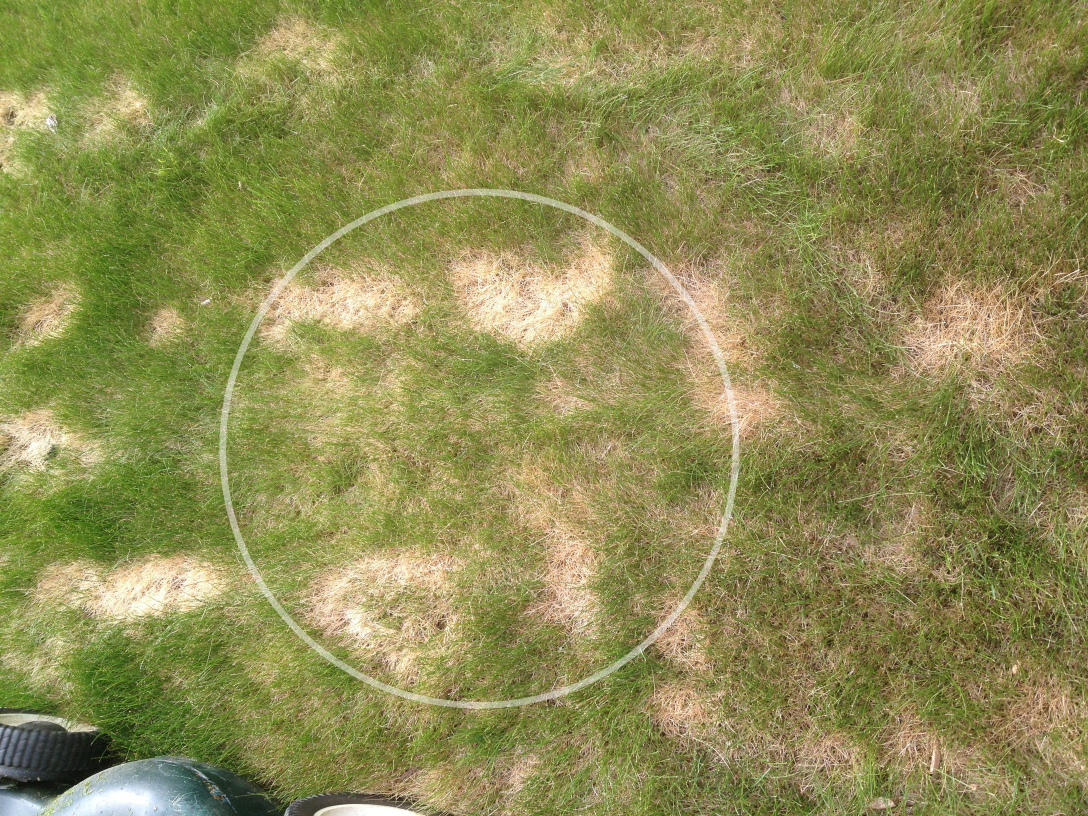
//> input picture igvc/src/line_detector/testlines.jpg, 3264 x 2448 px (shown at 1/3 size)
$ ./test_line_detector testlines.jpg   (built with g++ and OpenCV 4)
//> lines starting //> are read from the running program, lines starting //| are printed output that depends on the picture; after the words box and inside, x2 and y2 are one past the last pixel; in counts of white or black regions, pixels touching at a corner belong together
//
// Created by thaeds on 8/10/15.
//

// Compile with:
// g++ `pkg-config --cflags opencv` -o test_line_detector test_line_detector.cpp `pkg-config --libs opencv` -std=c++11

#include <opencv2/opencv.hpp>
#include "opencv2/highgui/highgui.hpp"
#include "opencv2/imgproc/imgproc.hpp"
#include <iostream>
#include <vector>

#define KERNAL_COUNT 8

using namespace std;
using namespace cv;

void DetectLines(int lineThickness, int lineLength, int lineAnchor, int lineContinue);
void WhitenessFilter(Mat& hsv_image, Mat& result);
void MultiplyByComplements(Mat* images, Mat* complements, Mat* results);
void initLineDetection();

// 4 sliders
    // line thickness in pixels
const int lineThickness_slider_max = 255;
int lineThickness;
    // line threshold to be a start
const int lineAnchor_slider_max = 255;
int lineAnchor;
    // line threshold to continue
const int lineContinue_slider_max = 255;
int lineContinue;
    // line length minimum to consider
const int lineLength_slider_max = 255;
int lineLength;

const char* windowName = "LineDetection";
char* filename = nullptr;

Mat src_img;
Mat dst_img;
Mat kernels[KERNAL_COUNT];
Mat kernelComplements[KERNAL_COUNT];
Mat working;
Mat kernelResults[KERNAL_COUNT];
Mat complementResults[KERNAL_COUNT];

void SliderCallback(int, void*) {
    //cerr << "LineThickness: " << lineThickness << " LineLength: " << lineLength << " LineAnchor: " << lineAnchor << " LineContinue: " << lineContinue << endl;
    //cerr << "Calling DetectLines" << endl;
    DetectLines(lineThickness, lineLength, lineAnchor, lineContinue);
    //cerr << "DetectLines returned" << endl;
    imshow(windowName, dst_img);
}

int main(int argc, char* argv[]) {
    if(argc != 2) {cerr << "ERROR, 1 argument expected, the file path of an image" << endl; return -1;}
    src_img = imread(argv[1]);
//> src_img is the input picture: 2448 rows x 3264 cols, CV_8UC3; mean B, G, R 84.2, 141.2, 143.2
    if(!src_img.data) {cerr << "ERROR, unable to load image: " << argv[1] << endl; return -1;}
    filename = argv[1];
//> filename = "testlines.jpg"

    initLineDetection();

    // Create the window
    namedWindow(windowName, WINDOW_NORMAL);

    // Add the sliders
    createTrackbar("Line Thickness (pixels)", windowName, &lineThickness, lineThickness_slider_max, SliderCallback);
    createTrackbar("Line Length Minimum (pixels)", windowName, &lineLength, lineLength_slider_max, SliderCallback);
    createTrackbar("Line Anchor Threshold (pixel value)", windowName, &lineAnchor, lineAnchor_slider_max, SliderCallback);
    createTrackbar("Line Continue Threshold (pixel value)", windowName, &lineContinue, lineContinue_slider_max, SliderCallback);

    // Callback to show original image
    //cerr << "Calling callback" << endl;
    SliderCallback(0, nullptr);

    // Exit on keypress
    while(waitKey(0) != 27);
    return 0;
}

void initLineDetection() {
    //cerr << "DetectLines::Initing" << endl;
    lineThickness = 20;
    lineAnchor = 1;
    lineContinue = 20;
    lineLength = 1;
    float karray[3][9][9] = {
            {
                    {-1,   -1,   -1,   -1,   -1,   -1,   -1,   -1, -1},
                    {-1,   -1,   -1,   -1,   -1,   -1,   -1, -1, -1},
                    {-1,   -1,   -1,   -1,   -1,   -1, -1, -1, -1},
                    {1,    1,    1,    1,    1, 1, 1, 1, 1},
                    {1,    1,    1,    1, 1, 1, 1, 1, 1},
                    {1,    1,    1, 1, 1, 1, 1, 1, 1},
                    {0,    0, 0, 0, 0, 0, 0, 0, 0},
                    {0, 0, 0, 0, 0, 0, 0, 0, 0},
                    {0, 0, 0, 0, 0, 0, 0, 0, 0}
            },
                {
                        {-1,   -1,   -1,   -1,   -1,   -1,   -1,   -1, -1},
                        {-1,   -1,   -1,   -1,   -1,   -1,   -1, 0,  1},
                        {-1,   -1,   -1,   -1,   -1,   0,  1,  1,  1},
                        {-1,   -1,   -1,   0,    1, 1, 1, 1, 1},
                        {-1,   0,    1,    1, 1, 1, 1, .5, 0},
                        {1,    1,    1, 1, 1, .5, 0, 0, 0},
                        {1,    1, 1, .5, 0, 0, 0, 0, 0},
                        {1, .5, 0, 0, 0, 0, 0, 0, 0},
                        {0, 0, 0, 0, 0, 0, 0, 0, 0}
                },
            {
                    {-.89, -.89, -.89, -.89, -.89, -.89, -.89, 1,  1},
                    {-.89, -.89, -.89, -.89, -.89, -.89, 1,  1,  1},
                    {-.89, -.89, -.89, -.89, -.89, 1,  1,  1,  0},
                    {-.89, -.89, -.89, -.89, 1, 1, 1, 0, 0},
                    {-.89, -.89, -.89, 1, 1, 1, 0, 0, 0},
                    {-.89, -.89, 1, 1, 1, 0, 0, 0, 0},
                    {-.89, 1, 1, 1, 0, 0, 0, 0, 0},
                    {1, 1, 1, 0, 0, 0, 0, 0, 0},
                    {1, 1, 0, 0, 0, 0, 0, 0, 0}
            }
    };

    Mat kernel1(9, 9, CV_32FC1, karray[0]);
    kernel1 /= 27;
    Mat kernel2(9, 9, CV_32FC1, karray[1]);
    kernel2 /= 25;
    Mat kernel3(9, 9, CV_32FC1, karray[2]);
    kernel3 /= 25;

    Mat kernel4 = kernel2.t();
    Mat kernel5 = kernel1.t();

    Mat kernel6;
    Mat kernel7;
    Mat kernel8;

    flip(kernel4, kernel6, 0);
    flip(kernel3, kernel7, 0);
    flip(kernel2, kernel8, 0);

    kernels[0] = kernel1.clone();
    kernels[1] = kernel2.clone();
    kernels[2] = kernel3.clone();
    kernels[3] = kernel4.clone();
    kernels[4] = kernel5.clone();
    kernels[5] = kernel6.clone();
    kernels[6] = kernel7.clone();
    kernels[7] = kernel8.clone();

    for (int i = 0; i < KERNAL_COUNT; i++) {
        Mat kernelComplement;
        flip(kernels[i], kernelComplement, -1);
        kernelComplements[i] = kernelComplement.clone();
    }
}

void DetectLines(int lineThickness, int lineLength, int lineAnchor, int lineContinue) {
//> called with lineThickness = 20, lineLength = 1, lineAnchor = 1, lineContinue = 20
    src_img = imread(filename);
    dst_img = Mat::zeros(src_img.size(), src_img.type());

    // Resize the image such that the lines are approximately 3 pixels wide
    //cerr << "DetectLines::Reducing Image" << endl;
    lineThickness = max(1, lineThickness); // 0 thickness doesn't make sense
    resize(src_img, working, Size(3*src_img.cols/lineThickness, 3*src_img.rows/lineThickness), 0, 0, INTER_LANCZOS4);

    // Convert the image into HSV space to make processing white lines easier
    //cerr << "DetectLines::Converting to HSV" << endl;
    cvtColor(working, working, CV_BGR2HSV);
//> working: 367 rows x 489 cols, CV_8UC3; mean H, S, V 29.4, 118.9, 148.5

    // Calculate each pixel's "whiteness" defined as value*(255-saturation);
    //cerr << "DetectLines::Filtering Whiteness" << endl;
    WhitenessFilter(working, working);
//> in WhitenessFilter, `hsv_image.convertTo(tmp, CV_16UC3, 1.0);`: tmp: 367 rows x 489 cols, CV_16UC3; mean H, S, V 29.4, 118.9, 148.5
//> in WhitenessFilter, `split(tmp, channel);`:
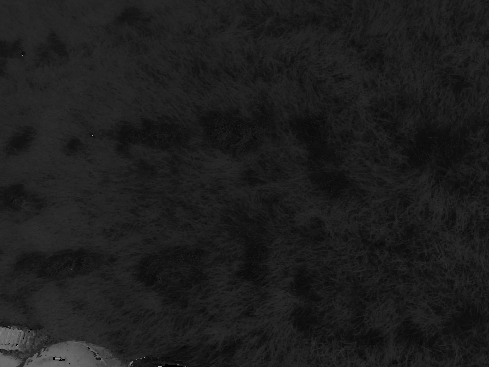
//> channel[0]: 367 rows x 489 cols, CV_16UC1; min 0, max 173, mean 29.4
//> in WhitenessFilter, `split(tmp, channel);`:
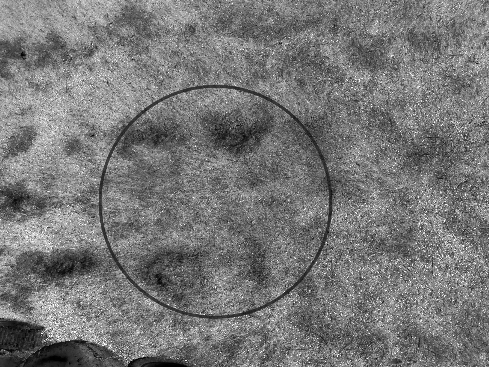
//> channel[1]: 367 rows x 489 cols, CV_16UC1; min 0, max 255, mean 118.9
//> in WhitenessFilter, `split(tmp, channel);`:
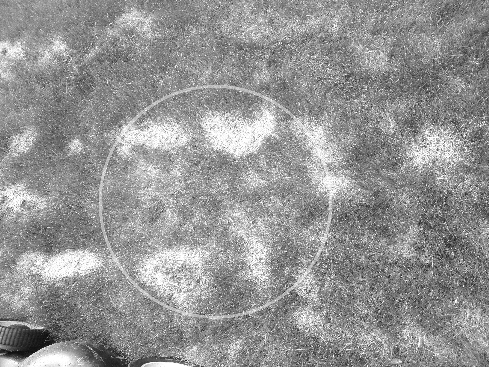
//> channel[2]: 367 rows x 489 cols, CV_16UC1; min 11, max 255, mean 148.5
//> in WhitenessFilter, `result = result.mul(channel[2]);`:
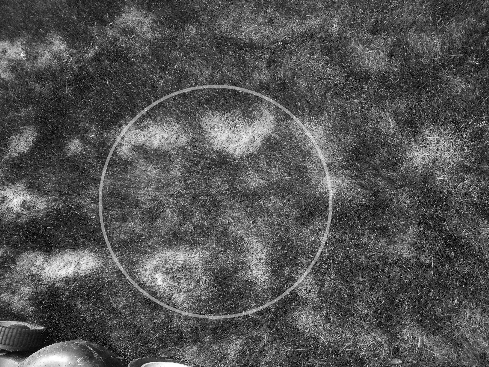
//> result: 367 rows x 489 cols, CV_16UC1; min 0, max 65025, mean 21376.8; drawn with min black and max white

    // Pass directional kernels over image
    //cerr << "DetectLines::Filtering kernels" << endl;
    for(size_t i = 0; i < KERNAL_COUNT; i++)
        filter2D(working, kernelResults[i], -1, kernels[i]);

    // Pass directional kernel complements over image (same edge, rotated 180 degrees, 3 pixels between edge and complement)
    //cerr << "DetectLines::Filtering complements" << endl;
    for(size_t i = 0; i < KERNAL_COUNT; i++)
        filter2D(working, complementResults[i], -1, kernelComplements[i]);

    // Multiply the results of kernel filter by its complement
    //cerr << "DetectLines::Multiplying Results" << endl;
    MultiplyByComplements(kernelResults, complementResults, kernelResults);

    // LineDrawing implementation reduces detection to single pixel wide lines of a minimum width
//    Mat* detectedLines = new Mat(LineDrawing(geometricResults, lineAnchor, lineContinue, lineLength));

    working = Mat::zeros(kernelResults[0].size(), kernelResults[0].type());
//> working: 367 rows x 489 cols, CV_8UC1; every value is 0
    //cerr << "DetectLines::Thresholding Results" << endl;
    for(int i = 0; i < KERNAL_COUNT; i++) {
        threshold(kernelResults[i], kernelResults[i], ((float)lineContinue*lineContinue)/255, 255, CV_THRESH_BINARY);
        bitwise_or(working, kernelResults[i], working);
    }
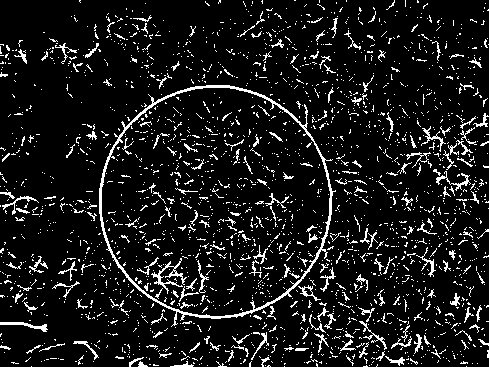
//> working: 367 rows x 489 cols, CV_8UC1; 9.7% white in thin lines or dots

	// Hough Probabilistic Line Detection
	int erosion_type = MORPH_CROSS;
	int erosion_size = 1;
	Mat element = getStructuringElement( erosion_type,
                                       Size( 2*erosion_size + 1, 2*erosion_size+1 ),
                                       Point( erosion_size, erosion_size ) );

	vector<Vec4i> lines;

        // Thresholding the line length using the area of the contours
        vector<vector<Point>> contours;
        vector<vector<Point>> contoursThreshold;
        vector<Vec4i> hierarchy;
        findContours(working, contours, hierarchy, CV_RETR_TREE, CV_CHAIN_APPROX_SIMPLE, Point(0, 0));
//> contours = 2435 contours, 2373 with area under 20; largest, box (x1, y1, x2, y2) and area: (99, 85, 336, 327) 42544, (101, 87, 331, 317) 41127, (151, 258, 187, 294) 158, (0, 322, 48, 332) 111, (298, 285, 321, 301) 85

        for (int i = 0; i < contours.size(); ++i) {
          double tempCArea = contourArea(contours[i]);
          if (tempCArea >= lineLength * lineThickness) {
            contoursThreshold.push_back(contours[i]);
          }
        }
//> this loop made 2435 passes
//> tempCArea on passes 38, 39, 71: 27.5, 21, 23.5
//> after the loop, contoursThreshold = 62 contours; largest, box (x1, y1, x2, y2) and area: (99, 85, 336, 327) 42544, (101, 87, 331, 317) 41127, (151, 258, 187, 294) 158, (0, 322, 48, 332) 111, (298, 285, 321, 301) 85

	cvtColor(working, working, CV_GRAY2BGR);
//> working: 367 rows x 489 cols, CV_8UC3; 9.7% white in thin lines or dots

        Scalar color(255, 0, 0);
        drawContours(working, contoursThreshold, -1, color, 3);
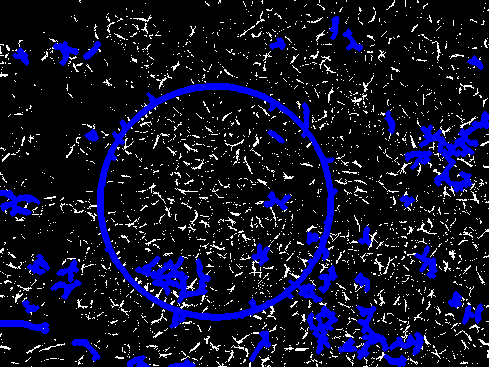
//> working: 367 rows x 489 cols, CV_8UC3; mean B, G, R 39.8, 15.9, 15.9


    for( size_t i = 0; i < lines.size(); i++ )
    {
        line( working, Point(lines[i][0], lines[i][1]),
            Point(lines[i][2], lines[i][3]), Scalar(0,0,255), 3, 8 );
    }

    resize(working, dst_img, src_img.size(), src_img.type());
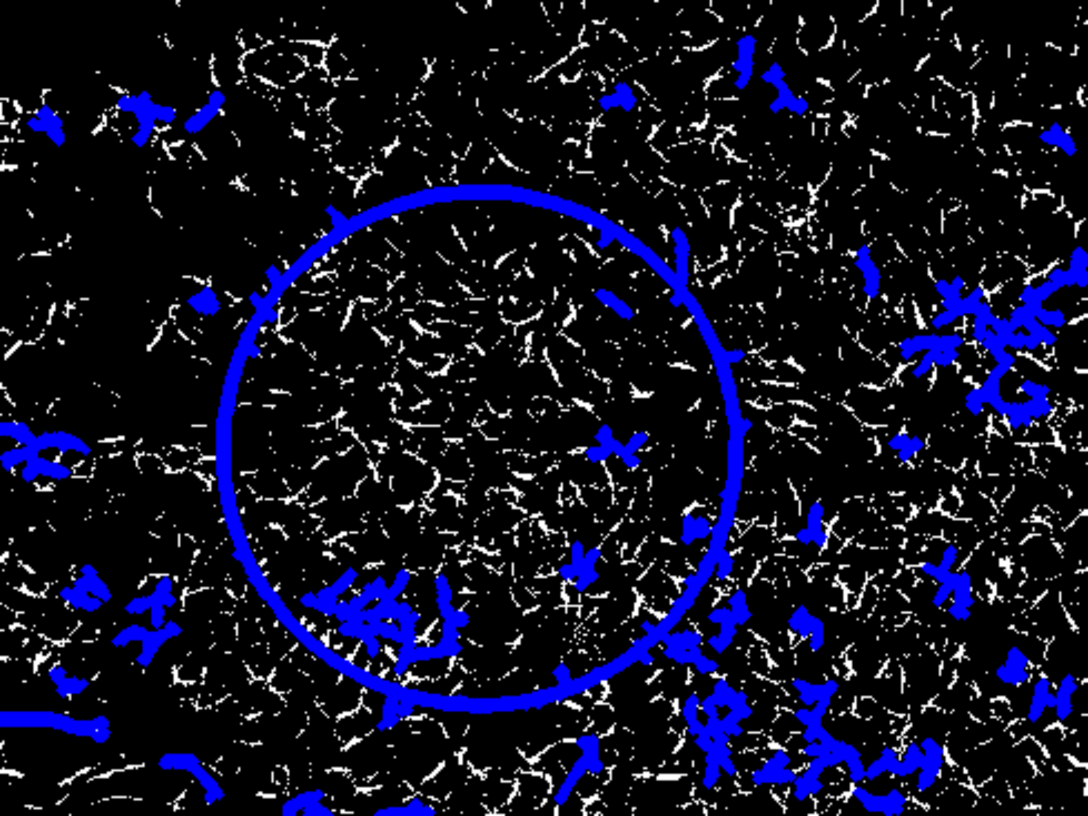
//> dst_img: 2448 rows x 3264 cols, CV_8UC3 (shown at 1/3 size); mean B, G, R 39.8, 15.9, 15.9
//> the Esc key is pressed
    //cerr << "lineContinue: " << lineContinue << endl;
}

void WhitenessFilter(Mat& hsv_image, Mat& fin_img) {
    Mat result = 255 * Mat::ones(hsv_image.size(), CV_16UC1);
    Mat tmp;
    hsv_image.convertTo(tmp, CV_16UC3, 1.0);
    Mat channel[3];
    split(tmp, channel);
    result = result - channel[1];
    result = result.mul(channel[2]);
    result.convertTo(fin_img, CV_8UC1, 1.0/255);
}

void MultiplyByComplements(Mat* images, Mat* complements, Mat* results) {
    for(size_t i = 0; i < KERNAL_COUNT; i++) {
        Mat image;
        Mat complement;
        Mat result = Mat::zeros(images[0].size(), CV_16UC1);
        images[i].convertTo(image, CV_16UC1, 1.0);
        complements[i].convertTo(complement, CV_16UC1, 1.0);
        result = image.mul(complement);
        result.convertTo(results[i], CV_8UC1, 1.0/255); // TODO figure this const out
    }
}
